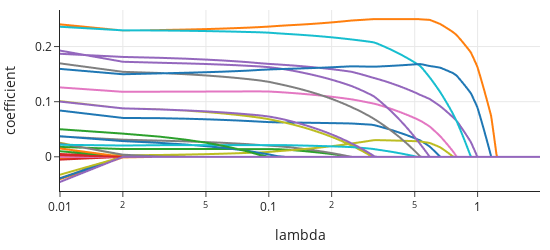

The cell this chart's notebook holds for it:
### Markdown cell above
For each feature, we can overlay a line plot of the coefficient against $ \lambda $:

### Code cell
col_names = ["x" + str(v)
            for v in np.arange(1,36,1)]

coefs_df = pd.DataFrame(coefs, columns=col_names )

coefs_df[["lambda"]] = alphas 
coefs_long = pd.melt(coefs_df, id_vars='lambda', value_vars=col_names)


fig = px.line(coefs_long, x="lambda", y="value", color='variable', log_x=True)
fig.update_layout(showlegend=False, width=550, height=250,
                 yaxis_title="coefficient")
fig.show()

### Figure 1 — Plotly figure (JSON) as saved in the notebook; plotly's stock layout.template omitted (floating-point values rounded to 4 significant figures; data arrays with more than 128 entries replaced by an {"elided": "..."} marker saying what was removed)
{"data": [{"hovertemplate": "variable=x1<br>lambda=%{x}<br>value=%{y}<extra></extra>", "legendgroup": "x1", "line": {"color": "#1F77B4", "dash": "solid"}, "marker": {"symbol": "circle"}, "mode": "lines", "name": "x1", "showlegend": true, "type": "scattergl", "x": {"elided": "199 float values"}, "xaxis": "x", "y": {"elided": "199 float values"}, "yaxis": "y"}, {"hovertemplate": "variable=x2<br>lambda=%{x}<br>value=%{y}<extra></extra>", "legendgroup": "x2", "line": {"color": "#FF7F0E", "dash": "solid"}, "marker": {"symbol": "circle"}, "mode": "lines", "name": "x2", "showlegend": true, "type": "scattergl", "x": {"elided": "199 float values"}, "xaxis": "x", "y": {"elided": "199 float values"}, "yaxis": "y"}, {"hovertemplate": "variable=x3<br>lambda=%{x}<br>value=%{y}<extra></extra>", "legendgroup": "x3", "line": {"color": "#2CA02C", "dash": "solid"}, "marker": {"symbol": "circle"}, "mode": "lines", "name": "x3", "showlegend": true, "type": "scattergl", "x": {"elided": "199 float values"}, "xaxis": "x", "y": {"elided": "199 float values"}, "yaxis": "y"}, {"hovertemplate": "variable=x4<br>lambda=%{x}<br>value=%{y}<extra></extra>", "legendgroup": "x4", "line": {"color": "#D62728", "dash": "solid"}, "marker": {"symbol": "circle"}, "mode": "lines", "name": "x4", "showlegend": true, "type": "scattergl", "x": {"elided": "199 float values"}, "xaxis": "x", "y": {"elided": "199 float values"}, "yaxis": "y"}, {"hovertemplate": "variable=x5<br>lambda=%{x}<br>value=%{y}<extra></extra>", "legendgroup": "x5", "line": {"color": "#9467BD", "dash": "solid"}, "marker": {"symbol": "circle"}, "mode": "lines", "name": "x5", "showlegend": true, "type": "scattergl", "x": {"elided": "199 float values"}, "xaxis": "x", "y": {"elided": "199 float values"}, "yaxis": "y"}, {"hovertemplate": "variable=x6<br>lambda=%{x}<br>value=%{y}<extra></extra>", "legendgroup": "x6", "line": {"color": "#8C564B", "dash": "solid"}, "marker": {"symbol": "circle"}, "mode": "lines", "name": "x6", "showlegend": true, "type": "scattergl", "x": {"elided": "199 float values"}, "xaxis": "x", "y": {"elided": "199 int values"}, "yaxis": "y"}, {"hovertemplate": "variable=x7<br>lambda=%{x}<br>value=%{y}<extra></extra>", "legendgroup": "x7", "line": {"color": "#E377C2", "dash": "solid"}, "marker": {"symbol": "circle"}, "mode": "lines", "name": "x7", "showlegend": true, "type": "scattergl", "x": {"elided": "199 float values"}, "xaxis": "x", "y": {"elided": "199 float values"}, "yaxis": "y"}, {"hovertemplate": "variable=x8<br>lambda=%{x}<br>value=%{y}<extra></extra>", "legendgroup": "x8", "line": {"color": "#7F7F7F", "dash": "solid"}, "marker": {"symbol": "circle"}, "mode": "lines", "name": "x8", "showlegend": true, "type": "scattergl", "x": {"elided": "199 float values"}, "xaxis": "x", "y": {"elided": "199 float values"}, "yaxis": "y"}, {"hovertemplate": "variable=x9<br>lambda=%{x}<br>value=%{y}<extra></extra>", "legendgroup": "x9", "line": {"color": "#BCBD22", "dash": "solid"}, "marker": {"symbol": "circle"}, "mode": "lines", "name": "x9", "showlegend": true, "type": "scattergl", "x": {"elided": "199 float values"}, "xaxis": "x", "y": {"elided": "199 float values"}, "yaxis": "y"}, {"hovertemplate": "variable=x10<br>lambda=%{x}<br>value=%{y}<extra></extra>", "legendgroup": "x10", "line": {"color": "#17BECF", "dash": "solid"}, "marker": {"symbol": "circle"}, "mode": "lines", "name": "x10", "showlegend": true, "type": "scattergl", "x": {"elided": "199 float values"}, "xaxis": "x", "y": {"elided": "199 int values"}, "yaxis": "y"}, {"hovertemplate": "variable=x11<br>lambda=%{x}<br>value=%{y}<extra></extra>", "legendgroup": "x11", "line": {"color": "#1F77B4", "dash": "solid"}, "marker": {"symbol": "circle"}, "mode": "lines", "name": "x11", "showlegend": true, "type": "scattergl", "x": {"elided": "199 float values"}, "xaxis": "x", "y": {"elided": "199 float values"}, "yaxis": "y"}, {"hovertemplate": "variable=x12<br>lambda=%{x}<br>value=%{y}<extra></extra>", "legendgroup": "x12", "line": {"color": "#FF7F0E", "dash": "solid"}, "marker": {"symbol": "circle"}, "mode": "lines", "name": "x12", "showlegend": true, "type": "scattergl", "x": {"elided": "199 float values"}, "xaxis": "x", "y": {"elided": "199 float values"}, "yaxis": "y"}, {"hovertemplate": "variable=x13<br>lambda=%{x}<br>value=%{y}<extra></extra>", "legendgroup": "x13", "line": {"color": "#2CA02C", "dash": "solid"}, "marker": {"symbol": "circle"}, "mode": "lines", "name": "x13", "showlegend": true, "type": "scattergl", "x": {"elided": "199 float values"}, "xaxis": "x", "y": {"elided": "199 float values"}, "yaxis": "y"}, {"hovertemplate": "variable=x14<br>lambda=%{x}<br>value=%{y}<extra></extra>", "legendgroup": "x14", "line": {"color": "#D62728", "dash": "solid"}, "marker": {"symbol": "circle"}, "mode": "lines", "name": "x14", "showlegend": true, "type": "scattergl", "x": {"elided": "199 float values"}, "xaxis": "x", "y": {"elided": "199 int values"}, "yaxis": "y"}, {"hovertemplate": "variable=x15<br>lambda=%{x}<br>value=%{y}<extra></extra>", "legendgroup": "x15", "line": {"color": "#9467BD", "dash": "solid"}, "marker": {"symbol": "circle"}, "mode": "lines", "name": "x15", "showlegend": true, "type": "scattergl", "x": {"elided": "199 float values"}, "xaxis": "x", "y": {"elided": "199 float values"}, "yaxis": "y"}, {"hovertemplate": "variable=x16<br>lambda=%{x}<br>value=%{y}<extra></extra>", "legendgroup": "x16", "line": {"color": "#8C564B", "dash": "solid"}, "marker": {"symbol": "circle"}, "mode": "lines", "name": "x16", "showlegend": true, "type": "scattergl", "x": {"elided": "199 float values"}, "xaxis": "x", "y": {"elided": "199 float values"}, "yaxis": "y"}, {"hovertemplate": "variable=x17<br>lambda=%{x}<br>value=%{y}<extra></extra>", "legendgroup": "x17", "line": {"color": "#E377C2", "dash": "solid"}, "marker": {"symbol": "circle"}, "mode": "lines", "name": "x17", "showlegend": true, "type": "scattergl", "x": {"elided": "199 float values"}, "xaxis": "x", "y": {"elided": "199 int values"}, "yaxis": "y"}, {"hovertemplate": "variable=x18<br>lambda=%{x}<br>value=%{y}<extra></extra>", "legendgroup": "x18", "line": {"color": "#7F7F7F", "dash": "solid"}, "marker": {"symbol": "circle"}, "mode": "lines", "name": "x18", "showlegend": true, "type": "scattergl", "x": {"elided": "199 float values"}, "xaxis": "x", "y": {"elided": "199 float values"}, "yaxis": "y"}, {"hovertemplate": "variable=x19<br>lambda=%{x}<br>value=%{y}<extra></extra>", "legendgroup": "x19", "line": {"color": "#BCBD22", "dash": "solid"}, "marker": {"symbol": "circle"}, "mode": "lines", "name": "x19", "showlegend": true, "type": "scattergl", "x": {"elided": "199 float values"}, "xaxis": "x", "y": {"elided": "199 float values"}, "yaxis": "y"}, {"hovertemplate": "variable=x20<br>lambda=%{x}<br>value=%{y}<extra></extra>", "legendgroup": "x20", "line": {"color": "#17BECF", "dash": "solid"}, "marker": {"symbol": "circle"}, "mode": "lines", "name": "x20", "showlegend": true, "type": "scattergl", "x": {"elided": "199 float values"}, "xaxis": "x", "y": {"elided": "199 float values"}, "yaxis": "y"}, {"hovertemplate": "variable=x21<br>lambda=%{x}<br>value=%{y}<extra></extra>", "legendgroup": "x21", "line": {"color": "#1F77B4", "dash": "solid"}, "marker": {"symbol": "circle"}, "mode": "lines", "name": "x21", "showlegend": true, "type": "scattergl", "x": {"elided": "199 float values"}, "xaxis": "x", "y": {"elided": "199 float values"}, "yaxis": "y"}, {"hovertemplate": "variable=x22<br>lambda=%{x}<br>value=%{y}<extra></extra>", "legendgroup": "x22", "line": {"color": "#FF7F0E", "dash": "solid"}, "marker": {"symbol": "circle"}, "mode": "lines", "name": "x22", "showlegend": true, "type": "scattergl", "x": {"elided": "199 float values"}, "xaxis": "x", "y": {"elided": "199 float values"}, "yaxis": "y"}, {"hovertemplate": "variable=x23<br>lambda=%{x}<br>value=%{y}<extra></extra>", "legendgroup": "x23", "line": {"color": "#2CA02C", "dash": "solid"}, "marker": {"symbol": "circle"}, "mode": "lines", "name": "x23", "showlegend": true, "type": "scattergl", "x": {"elided": "199 float values"}, "xaxis": "x", "y": {"elided": "199 int values"}, "yaxis": "y"}, {"hovertemplate": "variable=x24<br>lambda=%{x}<br>value=%{y}<extra></extra>", "legendgroup": "x24", "line": {"color": "#D62728", "dash": "solid"}, "marker": {"symbol": "circle"}, "mode": "lines", "name": "x24", "showlegend": true, "type": "scattergl", "x": {"elided": "199 float values"}, "xaxis": "x", "y": {"elided": "199 float values"}, "yaxis": "y"}, {"hovertemplate": "variable=x25<br>lambda=%{x}<br>value=%{y}<extra></extra>", "legendgroup": "x25", "line": {"color": "#9467BD", "dash": "solid"}, "marker": {"symbol": "circle"}, "mode": "lines", "name": "x25", "showlegend": true, "type": "scattergl", "x": {"elided": "199 float values"}, "xaxis": "x", "y": {"elided": "199 float values"}, "yaxis": "y"}, {"hovertemplate": "variable=x26<br>lambda=%{x}<br>value=%{y}<extra></extra>", "legendgroup": "x26", "line": {"color": "#8C564B", "dash": "solid"}, "marker": {"symbol": "circle"}, "mode": "lines", "name": "x26", "showlegend": true, "type": "scattergl", "x": {"elided": "199 float values"}, "xaxis": "x", "y": {"elided": "199 int values"}, "yaxis": "y"}, {"hovertemplate": "variable=x27<br>lambda=%{x}<br>value=%{y}<extra></extra>", "legendgroup": "x27", "line": {"color": "#E377C2", "dash": "solid"}, "marker": {"symbol": "circle"}, "mode": "lines", "name": "x27", "showlegend": true, "type": "scattergl", "x": {"elided": "199 float values"}, "xaxis": "x", "y": {"elided": "199 int values"}, "yaxis": "y"}, {"hovertemplate": "variable=x28<br>lambda=%{x}<br>value=%{y}<extra></extra>", "legendgroup": "x28", "line": {"color": "#7F7F7F", "dash": "solid"}, "marker": {"symbol": "circle"}, "mode": "lines", "name": "x28", "showlegend": true, "type": "scattergl", "x": {"elided": "199 float values"}, "xaxis": "x", "y": {"elided": "199 float values"}, "yaxis": "y"}, {"hovertemplate": "variable=x29<br>lambda=%{x}<br>value=%{y}<extra></extra>", "legendgroup": "x29", "line": {"color": "#BCBD22", "dash": "solid"}, "marker": {"symbol": "circle"}, "mode": "lines", "name": "x29", "showlegend": true, "type": "scattergl", "x": {"elided": "199 float values"}, "xaxis": "x", "y": {"elided": "199 float values"}, "yaxis": "y"}, {"hovertemplate": "variable=x30<br>lambda=%{x}<br>value=%{y}<extra></extra>", "legendgroup": "x30", "line": {"color": "#17BECF", "dash": "solid"}, "marker": {"symbol": "circle"}, "mode": "lines", "name": "x30", "showlegend": true, "type": "scattergl", "x": {"elided": "199 float values"}, "xaxis": "x", "y": {"elided": "199 float values"}, "yaxis": "y"}, {"hovertemplate": "variable=x31<br>lambda=%{x}<br>value=%{y}<extra></extra>", "legendgroup": "x31", "line": {"color": "#1F77B4", "dash": "solid"}, "marker": {"symbol": "circle"}, "mode": "lines", "name": "x31", "showlegend": true, "type": "scattergl", "x": {"elided": "199 float values"}, "xaxis": "x", "y": {"elided": "199 float values"}, "yaxis": "y"}, {"hovertemplate": "variable=x32<br>lambda=%{x}<br>value=%{y}<extra></extra>", "legendgroup": "x32", "line": {"color": "#FF7F0E", "dash": "solid"}, "marker": {"symbol": "circle"}, "mode": "lines", "name": "x32", "showlegend": true, "type": "scattergl", "x": {"elided": "199 float values"}, "xaxis": "x", "y": {"elided": "199 float values"}, "yaxis": "y"}, {"hovertemplate": "variable=x33<br>lambda=%{x}<br>value=%{y}<extra></extra>", "legendgroup": "x33", "line": {"color": "#2CA02C", "dash": "solid"}, "marker": {"symbol": "circle"}, "mode": "lines", "name": "x33", "showlegend": true, "type": "scattergl", "x": {"elided": "199 float values"}, "xaxis": "x", "y": {"elided": "199 float values"}, "yaxis": "y"}, {"hovertemplate": "variable=x34<br>lambda=%{x}<br>value=%{y}<extra></extra>", "legendgroup": "x34", "line": {"color": "#D62728", "dash": "solid"}, "marker": {"symbol": "circle"}, "mode": "lines", "name": "x34", "showlegend": true, "type": "scattergl", "x": {"elided": "199 float values"}, "xaxis": "x", "y": {"elided": "199 float values"}, "yaxis": "y"}, {"hovertemplate": "variable=x35<br>lambda=%{x}<br>value=%{y}<extra></extra>", "legendgroup": "x35", "line": {"color": "#9467BD", "dash": "solid"}, "marker": {"symbol": "circle"}, "mode": "lines", "name": "x35", "showlegend": true, "type": "scattergl", "x": {"elided": "199 float values"}, "xaxis": "x", "y": {"elided": "199 float values"}, "yaxis": "y"}], "layout": {"height": 250, "legend": {"title": {"text": "variable"}, "tracegroupgap": 0}, "showlegend": false, "width": 550, "xaxis": {"anchor": "y", "autorange": true, "domain": [0, 1], "range": [-2.0, 0.2989], "title": {"text": "lambda"}, "type": "log"}, "yaxis": {"anchor": "x", "autorange": true, "domain": [0, 1], "range": [-0.06202, 0.2663], "title": {"text": "coefficient"}, "type": "linear"}}}
